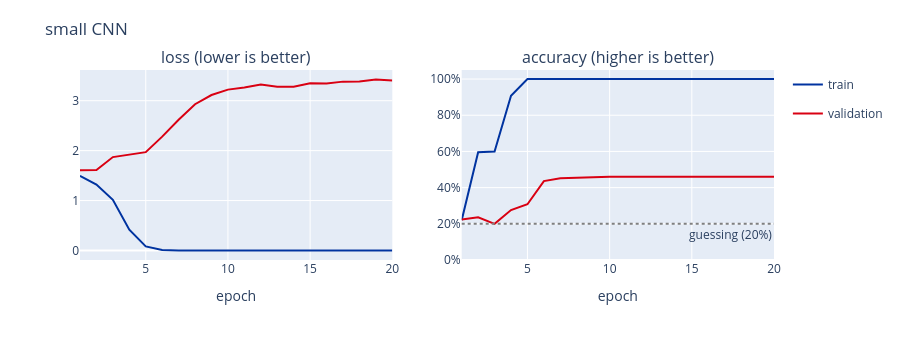

Notebook source saved alongside this figure:
### Markdown cell above
The same numbers as curves:

### Code cell
plot_history(hist_cnn, "small CNN")

### Figure 1 — Plotly figure (JSON) as saved in the notebook; plotly's stock layout.template omitted (floating-point values rounded to 4 significant figures)
{"data": [{"legendgroup": "train", "line": {"color": "#0033A0"}, "name": "train", "type": "scatter", "x": [1, 2, 3, 4, 5, 6, 7, 8, 9, 10, 11, 12, 13, 14, 15, 16, 17, 18, 19, 20], "xaxis": "x", "y": [1.495, 1.321, 1.014, 0.4179, 0.08197, 0.01225, 0.002219, 0.0006023, 0.0002601, 0.0001605, 0.0001205, 0.0001003, 9.078e-05, 8.226e-05, 7.437e-05, 6.945e-05, 6.534e-05, 6.099e-05, 5.688e-05, 5.414e-05], "yaxis": "y"}, {"legendgroup": "train", "line": {"color": "#0033A0"}, "name": "train", "showlegend": false, "type": "scatter", "x": [1, 2, 3, 4, 5, 6, 7, 8, 9, 10, 11, 12, 13, 14, 15, 16, 17, 18, 19, 20], "xaxis": "x2", "y": [0.22, 0.596, 0.6, 0.908, 1.0, 1.0, 1.0, 1.0, 1.0, 1.0, 1.0, 1.0, 1.0, 1.0, 1.0, 1.0, 1.0, 1.0, 1.0, 1.0], "yaxis": "y2"}, {"legendgroup": "val", "line": {"color": "#D90012"}, "name": "validation", "type": "scatter", "x": [1, 2, 3, 4, 5, 6, 7, 8, 9, 10, 11, 12, 13, 14, 15, 16, 17, 18, 19, 20], "xaxis": "x", "y": [1.609, 1.61, 1.871, 1.921, 1.97, 2.28, 2.619, 2.93, 3.113, 3.221, 3.263, 3.322, 3.28, 3.279, 3.35, 3.346, 3.382, 3.386, 3.424, 3.404], "yaxis": "y"}, {"legendgroup": "val", "line": {"color": "#D90012"}, "name": "validation", "showlegend": false, "type": "scatter", "x": [1, 2, 3, 4, 5, 6, 7, 8, 9, 10, 11, 12, 13, 14, 15, 16, 17, 18, 19, 20], "xaxis": "x2", "y": [0.224, 0.236, 0.2, 0.276, 0.308, 0.436, 0.452, 0.456, 0.456, 0.46, 0.46, 0.46, 0.46, 0.46, 0.46, 0.46, 0.46, 0.46, 0.46, 0.46], "yaxis": "y2"}], "layout": {"annotations": [{"font": {"size": 16}, "showarrow": false, "text": "loss (lower is better)", "x": 0.225, "xanchor": "center", "xref": "paper", "y": 1.0, "yanchor": "bottom", "yref": "paper"}, {"font": {"size": 16}, "showarrow": false, "text": "accuracy (higher is better)", "x": 0.775, "xanchor": "center", "xref": "paper", "y": 1.0, "yanchor": "bottom", "yref": "paper"}, {"showarrow": false, "text": "guessing (20%)", "x": 1, "xanchor": "right", "xref": "x2 domain", "y": 0.2, "yanchor": "top", "yref": "y2"}], "height": 340, "margin": {"t": 70}, "shapes": [{"line": {"color": "gray", "dash": "dot"}, "type": "line", "x0": 0, "x1": 1, "xref": "x2 domain", "y0": 0.2, "y1": 0.2, "yref": "y2"}], "title": {"text": "small CNN"}, "xaxis": {"anchor": "y", "domain": [0.0, 0.45], "title": {"text": "epoch"}}, "xaxis2": {"anchor": "y2", "domain": [0.55, 1.0], "title": {"text": "epoch"}}, "yaxis": {"anchor": "x", "domain": [0.0, 1.0]}, "yaxis2": {"anchor": "x2", "domain": [0.0, 1.0], "range": [0, 1.05], "tickformat": ".0%"}}}
